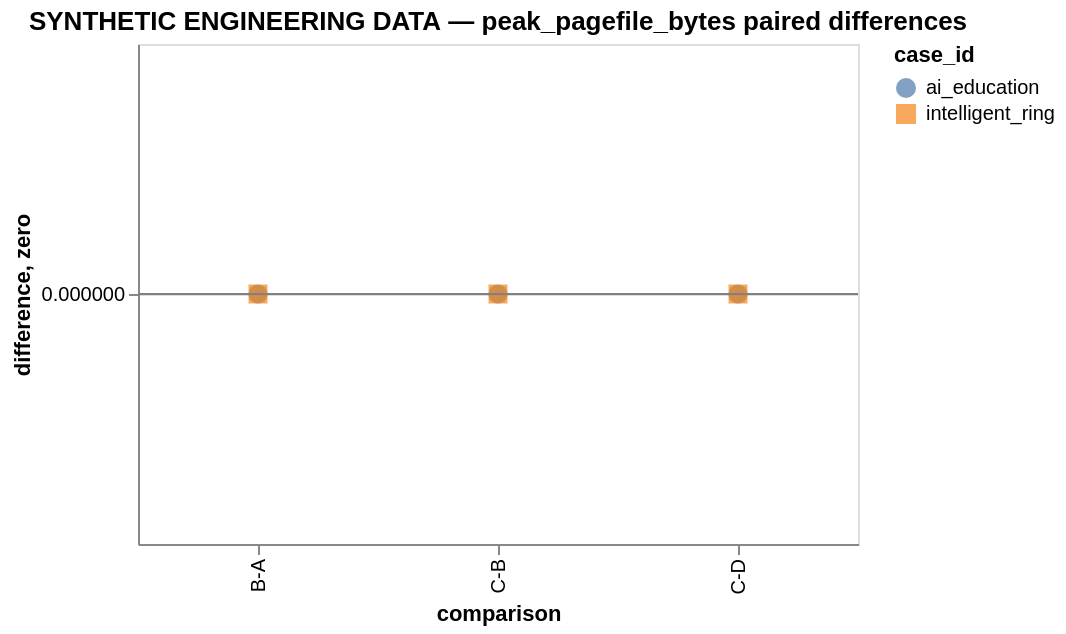

Source (Vega-Lite JSON):
### Vega-Lite specification from a JSON file in a GitHub repository (floating-point values rounded to 4 significant figures)
{"config": {"view": {"continuousWidth": 300, "continuousHeight": 300}}, "layer": [{"data": {"values": [{"case_id": "ai_education", "comparison": "B-A", "difference": 0}, {"case_id": "intelligent_ring", "comparison": "B-A", "difference": 0}, {"case_id": "ai_education", "comparison": "C-B", "difference": 0}, {"case_id": "intelligent_ring", "comparison": "C-B", "difference": 0}, {"case_id": "ai_education", "comparison": "C-D", "difference": 0}, {"case_id": "intelligent_ring", "comparison": "C-D", "difference": 0}]}, "mark": {"type": "point", "filled": true, "size": 90}, "encoding": {"color": {"field": "case_id", "type": "nominal"}, "shape": {"field": "case_id", "type": "nominal"}, "tooltip": [{"field": "case_id", "type": "nominal"}, {"field": "comparison", "type": "nominal"}, {"field": "difference", "type": "quantitative"}], "x": {"field": "comparison", "sort": ["B-A", "C-B", "C-D"], "type": "nominal"}, "y": {"field": "difference", "type": "quantitative"}}, "title": "SYNTHETIC ENGINEERING DATA — peak_pagefile_bytes paired differences"}, {"data": {"values": [{"zero": 0}]}, "mark": {"type": "rule", "color": "gray"}, "encoding": {"y": {"field": "zero", "type": "quantitative"}}}], "height": 250, "width": 360, "$schema": "https://vega.github.io/schema/vega-lite/v6.4.1.json"}
